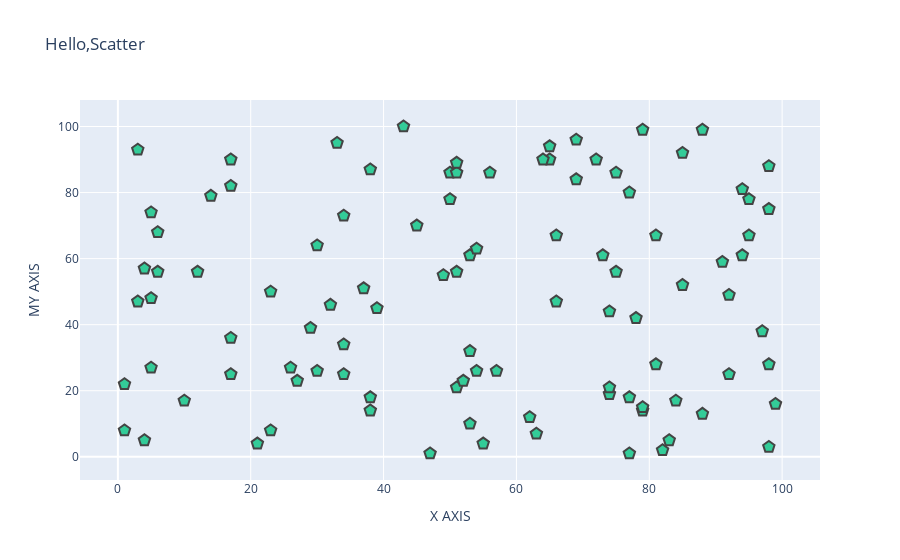

Notebook source saved alongside this figure:
### Markdown cell above
# scatter

### Code cell
random_x = np.random.randint(1,101,100)
random_y = np.random.randint(1,101,100)

data = [go.Scatter(x=random_x,y=random_y,mode='markers',marker=dict(
size=12,
color='rgb(51,204,152)',
symbol='pentagon',
line= {'width':2}
))]
layout = go.Layout(title="Hello,Scatter",xaxis={'title':"X AXIS"},yaxis=dict(title='MY AXIS'),hovermode='closest')
fig = go.Figure(data=data,layout=layout)

pyo.iplot(fig)

### Figure 1 — Plotly figure (JSON) as saved in the notebook; plotly's stock layout.template omitted (floating-point values rounded to 4 significant figures)
{"data": [{"marker": {"color": "rgb(51,204,152)", "line": {"width": 2}, "size": 12, "symbol": "pentagon"}, "mode": "markers", "type": "scatter", "x": [27, 49, 77, 33, 98, 99, 1, 21, 55, 6, 92, 81, 69, 95, 5, 3, 53, 23, 53, 37, 74, 74, 83, 17, 85, 78, 73, 1, 51, 45, 77, 4, 62, 65, 32, 34, 92, 95, 72, 39, 26, 34, 54, 3, 50, 12, 65, 54, 5, 94, 94, 57, 17, 47, 23, 79, 85, 14, 66, 75, 51, 38, 64, 98, 38, 50, 98, 82, 30, 79, 91, 51, 63, 98, 52, 38, 97, 88, 79, 30, 51, 81, 5, 29, 4, 10, 56, 17, 74, 17, 84, 88, 69, 34, 6, 53, 66, 77, 43, 75], "y": [23, 55, 80, 95, 75, 16, 8, 4, 4, 56, 25, 67, 96, 67, 27, 93, 32, 50, 61, 51, 19, 21, 5, 82, 92, 42, 61, 22, 21, 70, 1, 5, 12, 90, 46, 34, 49, 78, 90, 45, 27, 73, 26, 47, 86, 56, 94, 63, 48, 61, 81, 26, 36, 1, 8, 99, 52, 79, 47, 56, 86, 14, 90, 28, 87, 78, 88, 2, 26, 14, 59, 56, 7, 3, 23, 18, 38, 99, 15, 64, 89, 28, 74, 39, 57, 17, 86, 90, 44, 25, 17, 13, 84, 25, 68, 10, 67, 18, 100, 86]}], "layout": {"hovermode": "closest", "title": {"text": "Hello,Scatter"}, "xaxis": {"title": {"text": "X AXIS"}}, "yaxis": {"title": {"text": "MY AXIS"}}}}
